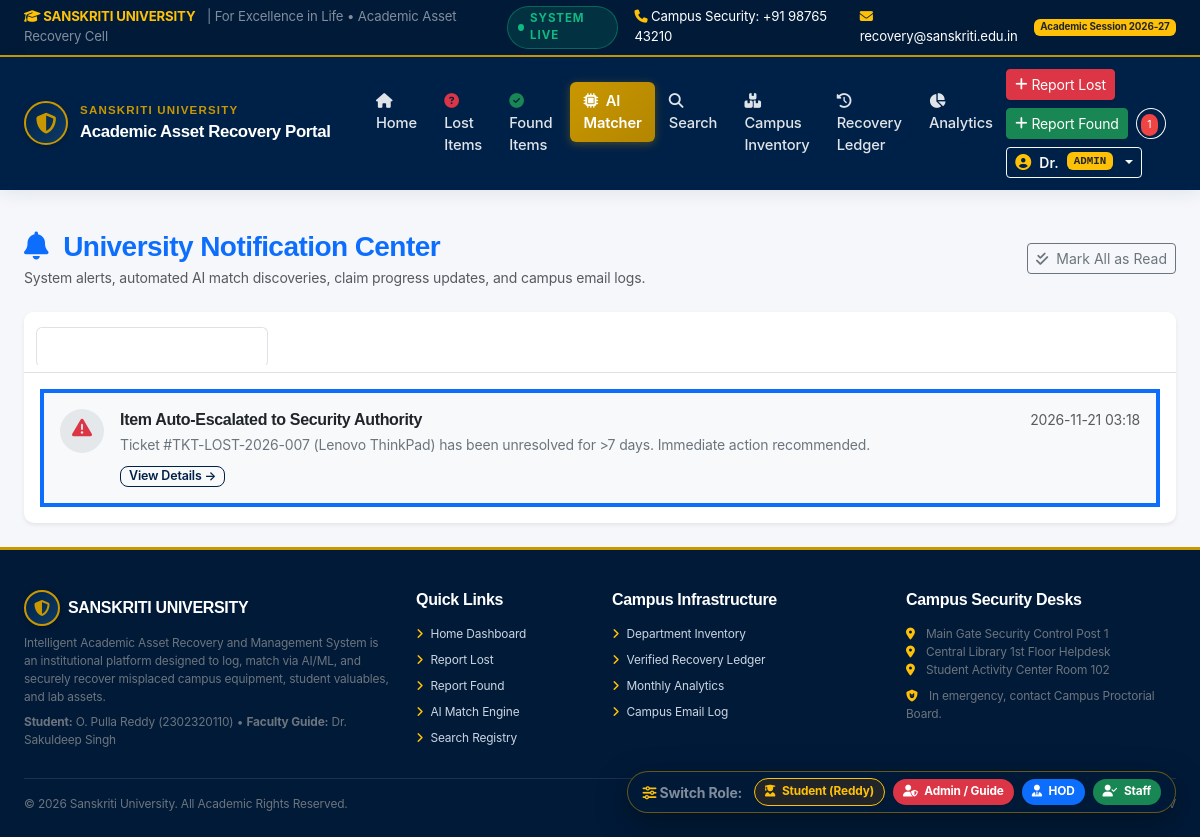
The page /notifications (signed in) on the database as committed earlier.
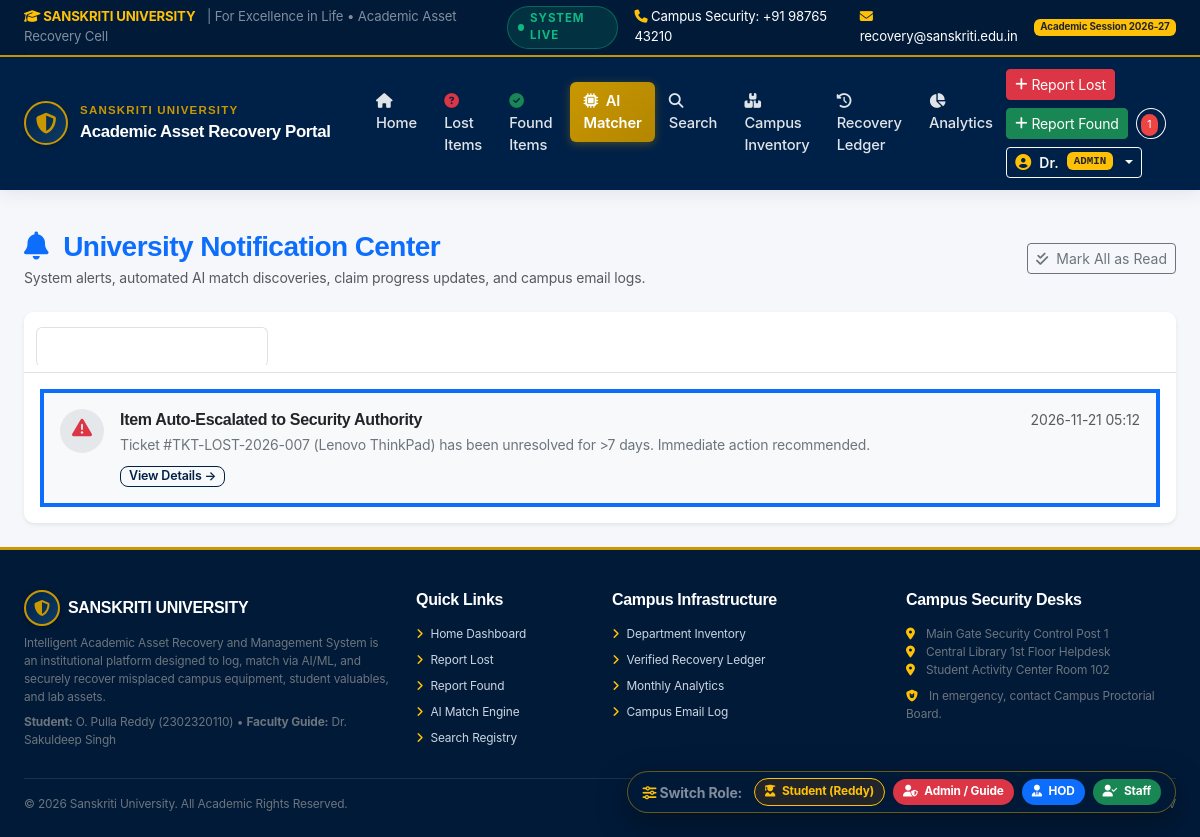
The same page on the database as committed later.
### tables this page shows
CREATE TABLE notifications (
        id INTEGER PRIMARY KEY AUTOINCREMENT,
        user_id INTEGER NOT NULL,
        title TEXT NOT NULL,
        message TEXT NOT NULL,
        type TEXT NOT NULL DEFAULT 'system',
        link TEXT,
        is_read INTEGER DEFAULT 0,
        created_at TIMESTAMP DEFAULT CURRENT_TIMESTAMP,
        FOREIGN KEY (user_id) REFERENCES users (id) ON DELETE CASCADE
    );

### app.py (the view)
@app.route('/notifications')
@login_required
def notifications_view():
    user = get_current_user()
    notifs = database.query_db("SELECT * FROM notifications WHERE user_id = ? ORDER BY id DESC", (user['id'],))
    email_logs = database.query_db("SELECT * FROM email_logs WHERE recipient_email = ? OR ? IN ('admin', 'staff') ORDER BY id DESC LIMIT 20", (user['email'], user['role']))
    return render_template('notifications/notifications.html', notifications=notifs, email_logs=email_logs)

### app.py (called while the page is built)
@app.template_filter('format_dt')
def format_dt(value, fmt='%Y-%m-%d %H:%M'):
    if not value:
        return 'N/A'
    if isinstance(value, datetime):
        return value.strftime(fmt)
    return str(value)[:16]

@app.context_processor
def inject_global_template_data():
    user = get_current_user()
    unread_count = 0
    if user:
        row = database.query_db("SELECT COUNT(*) as c FROM notifications WHERE user_id = ? AND is_read = 0", (user['id'],), one=True)
        unread_count = row['c'] if row else 0
    return {
        'current_user': user,
        'unread_notifs_count': unread_count,
        'now_year': datetime.now().year
    }

### auth_helper.py (called while the page is built)
def get_current_user():
    if 'user_id' not in session:
        return None
    user = database.query_db("SELECT * FROM users WHERE id = ?", (session['user_id'],), one=True)
    return user

def login_required(f):
    @wraps(f)
    def decorated_function(*args, **kwargs):
        if 'user_id' not in session:
            flash("Please sign in with your university account to access this page.", "warning")
            return redirect(url_for('login', next=request.url))
        return f(*args, **kwargs)
    return decorated_function

### templates/notifications/notifications.html (shortened to what the changed rows need)
{% extends 'base.html' %}
{% block content %}
<div class="container-fluid px-4">
    <div class="card shadow-sm border-0">
        <div class="card-body p-3">
            <div class="tab-content">
                <div class="tab-pane fade show active" id="in-app-notifs" role="tabpanel">
                    <div class="list-group list-group-flush">
                        {% for n in notifications %}
                        <div class="list-group-item p-3 border-bottom d-flex align-items-start gap-3 {% if not n.is_read %}bg-light border-start border-4 border-primary{% endif %}">
                            <div class="p-2 rounded-circle text-center" style="width: 44px; height: 44px; background: rgba(0, 33, 71, 0.08);">
                                {% if n.type == 'match' %}
                                    <i class="fa-solid fa-wand-magic-sparkles text-warning fs-5"></i>
                                {% elif n.type == 'claim' %}
                                    <i class="fa-solid fa-file-shield text-success fs-5"></i>
                                {% elif n.type == 'escalation' %}
                                    <i class="fa-solid fa-triangle-exclamation text-danger fs-5"></i>
                                {% else %}
                                    <i class="fa-solid fa-bell text-primary fs-5"></i>
                                {% endif %}
                            </div>
                            <div class="flex-grow-1">
                                <div class="d-flex justify-content-between align-items-center mb-1">
                                    <h6 class="fw-bold mb-0 text-dark">{{ n.title }}</h6>
                                    <span class="small text-muted">{{ n.created_at | format_dt }}</span>
                                </div>
                                <p class="small text-secondary mb-2">{{ n.message }}</p>
                                {% if n.link %}
                                    <a href="{{ n.link }}" class="btn btn-sm btn-su-outline py-0 px-2" style="font-size: 0.78rem;">
                                        View Details &rarr;
                                    </a>
                                {% endif %}
                            </div>
                        </div>
                        {% else %}
                        <div class="text-center py-5 text-muted">
                            <i class="fa-regular fa-bell-slash fa-3x mb-2 text-muted"></i>
                            <h6>No notifications right now</h6>
                            <p class="small">You will be alerted here when potential matches are identified or claim status updates occur.</p>
                        </div>
                        {% endfor %}
                    </div>
                </div>
            </div>
        </div>
    </div>
</div>
{% endblock %}

Rows that differ between the two databases and show on the page:
changed notifications "Item Auto-Escalated to Security Authority": created_at "2026-11-21 03:18" → "2026-11-21 05:12"
